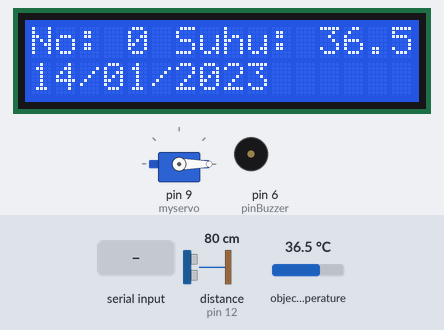
Recording of a sketch running on a simulated Arduino Uno, built with avr-gcc and run on an emulated ATmega328P. On the bench: servo, 16×2 character LCD, buzzer (waves = sounding, pin HIGH). Wiring (inferred from the names in the program): ultrasonic range finder: trigger pin 11; echo pin 12. The inputs (shaded band) are chosen by the test bench; at power-on: object temperature 36.5 °C, distance to the obstacle (sensor on pin 12) 80 cm. The echo pulse lasts 58.3 µs per cm; pins used as bus, display or sensor lines are not drawn; what the sketch prints to the serial monitor is not drawn.

Above: at 1.2 s.
1.3 s: object temperature set to 37.7 °C
At 1.6 s:
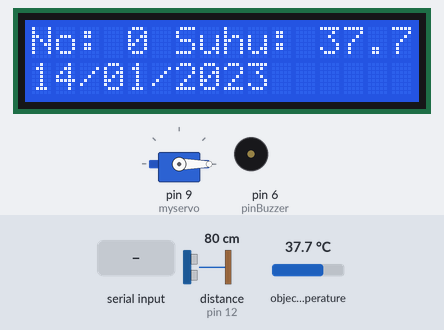
2.8 s: object temperature set to 38.2 °C
At 4.0 s:
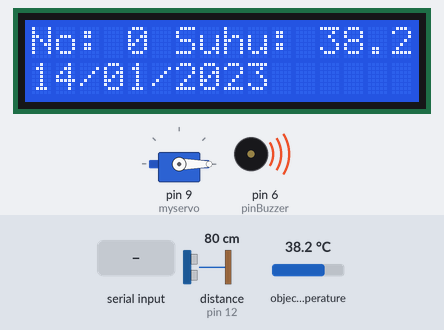
4.3 s: "on\n" received over Serial
At 5.5 s:
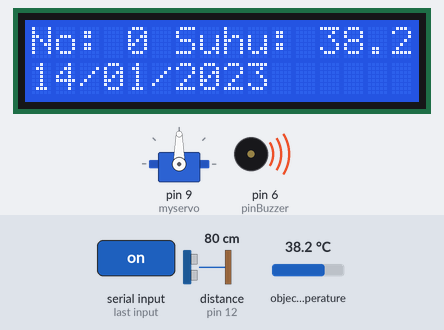
5.8 s: object temperature set to 20 °C
At 7.1 s:
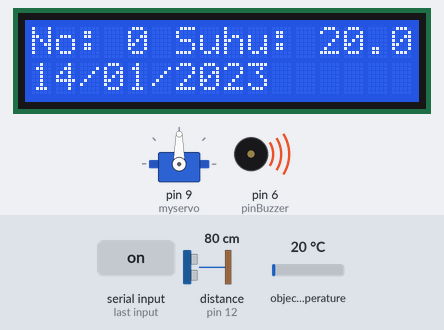
Timing chart, 0 to 8.3 s (numbered marks = the images above; inputs shaded):
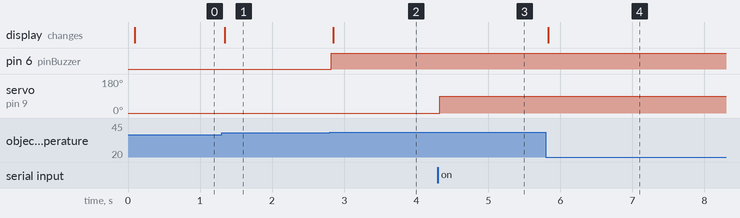

The sketch:

allout3.ino
```cpp
#include <Wire.h> //library scl sda
#include <Servo.h> //library servo
#include <Adafruit_MLX90614.h> //library sensor gy906
#include <LiquidCrystal_I2C.h> //library lcd i2c

String inBytes; //variabel menerima data dari serial
float ingy906; //variabel keluaran gy906
Adafruit_MLX90614 mlx = Adafruit_MLX90614(); //deklarasi gy906
int pinBuzzer = 6; //buzzer pin 6
Servo myservo; //servo
LiquidCrystal_I2C lcd(0x27, 16, 2); //lcd 16x2 alamat i2c 0x27
const int trigPin = 11, echoPin = 12; //pin trigger, echo hcsr 11,12
long duration; int distance; //variabel untuk jarak hcsr
int konter, trigkon = LOW; //counter orang lewat dan trigger counter

void setup(){
  Serial.begin(9600); //serial yg dipakai 9600
  myservo.attach(9); myservo.write(0); //servo pin 9, write 0' pada setup
  mlx.begin(); //gy906 begin
  lcd.begin(); //lcd begin
  pinMode(pinBuzzer, OUTPUT); //pin buzzer sbg output
  pinMode(trigPin, OUTPUT); pinMode(echoPin, INPUT); //pin trigger hcsr sbg output, echo sbg input
}

void loop(){
  //lcd.backlight();
  digitalWrite(trigPin, LOW); delayMicroseconds(2);
  digitalWrite(trigPin, HIGH); delayMicroseconds(10);
  digitalWrite(trigPin, LOW);
  duration = pulseIn(echoPin, HIGH); //durasi ultrasonik dari trigger ke echo
  distance = duration * 0.034 / 2; //konversi dari durasi menjadi jarak
  if ((distance < 10) && (trigkon == LOW)) trigkon = HIGH; // jika jarak < 10 dan trigger low, maka trigger high
  else if ((distance > 11) && (trigkon == HIGH)){ //jika jarak > 11 dan trigger high
    konter++; //nilai konter + 1
    trigkon = LOW; //trigger kembali low
    myservo.write(0); //servo 0'
  }
  ingy906 = mlx.readObjectTempC(); //gy906 membaca suhu object (dalam 'C)

  if (ingy906 > 38) digitalWrite(pinBuzzer, HIGH); //jika suhu > 38' maka buzzer menyala
  if (Serial.available() > 0){ //jika ada serial masuk
    inBytes = Serial.readStringUntil('\n'); //baca serial hingga enter atau \n
    if ((inBytes == "on") && (ingy906 > 30)){ //jika serial masuk adalah "on" dan suhu > 30
      Serial.print(ingy906); //mengirim serial suhu skrg
      myservo.write(90); //servo 90'
    }
    else if ((inBytes == "off") && (ingy906 < 30)){ //jika serial masuk "off" dan suhu < 30
      Serial.print(ingy906); //mengirim serial suhu skrg
    }
    else {
      Serial.print(ingy906); //mengirim serial suhu skrg
    }
  }
  lcd.setCursor(0, 0); lcd.print("No:"); //set cursor dan print pada lcd
  lcd.setCursor(4, 0); lcd.print(konter);
  lcd.setCursor(6, 0); lcd.print("Suhu:");
  lcd.setCursor(12, 0); lcd.print(ingy906);
  lcd.setCursor(0, 1); lcd.print("14/01/2023");
}
```

Measured:
- the behaviour switches between 37.9 and 38 °C on object temperature (found by bisection; images 1 and 2)
- after the input at 1.3 s, the display: changes at once (image 1)
- after the input at 2.8 s, pin 6 (pinBuzzer): LOW → HIGH at once; the display: changes after 0.05 s (image 2)
- after the input at 4.3 s, servo on pin 9 (myservo): 0° → 90° at once
- after the input at 5.8 s, the display: changes at once (image 4)
